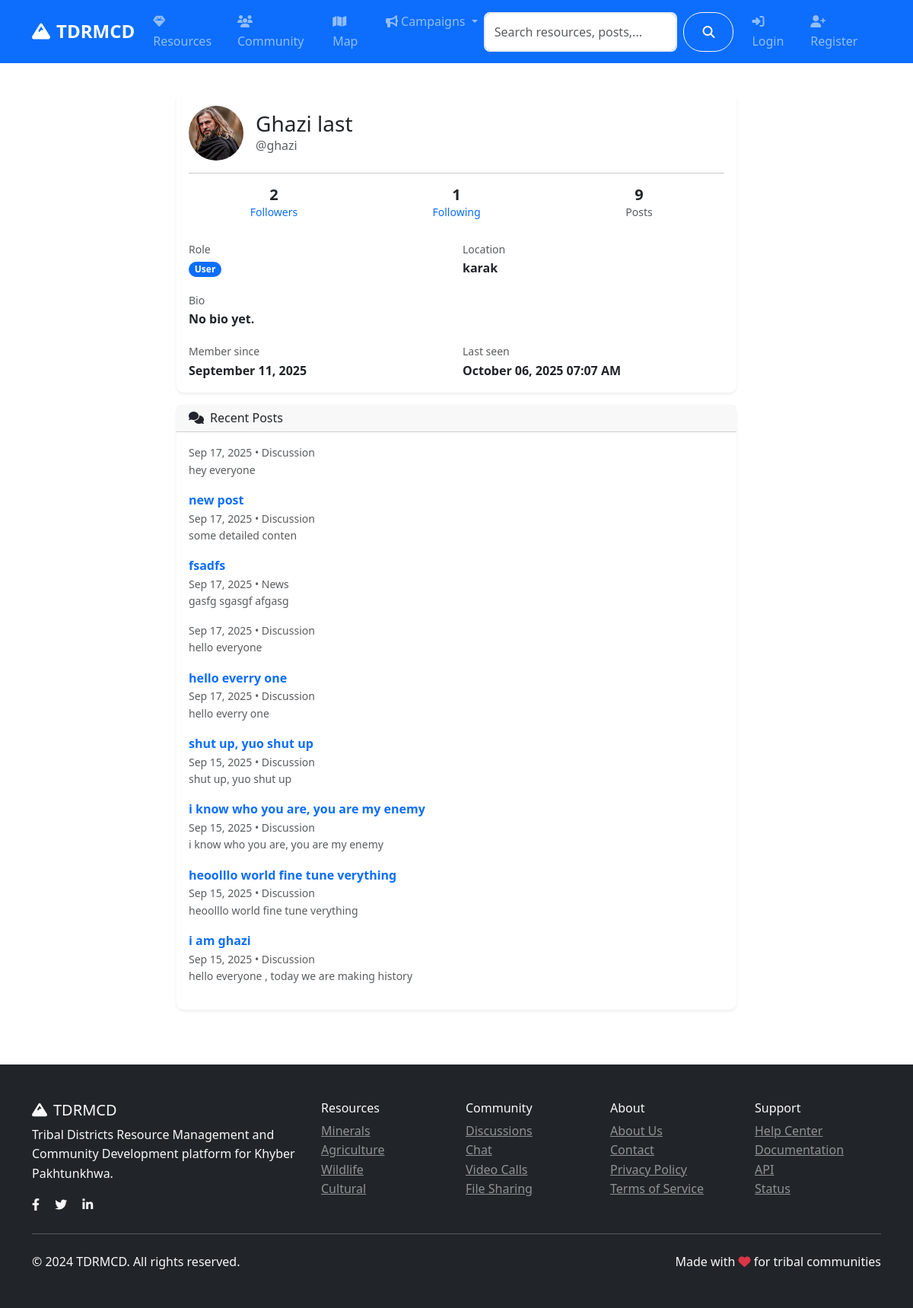
The app's page /auth/u/ghazi with its own data.
### models.py (models this page shows, shortened)
class User(UserMixin, db.Model):
    id = db.Column(db.Integer, primary_key=True)
    username = db.Column(db.String(80), unique=True, nullable=False)
    email = db.Column(db.String(120), unique=True, nullable=False)
    password_hash = db.Column(db.String(120), nullable=False)
    first_name = db.Column(db.String(50), nullable=False)
    last_name = db.Column(db.String(50), nullable=False)
    role = db.Column(db.String(20), default='user')  # user, admin, researcher
    location = db.Column(db.String(100))
    bio = db.Column(db.Text)
    avatar = db.Column(db.String(200), default='default.jpg')
    is_active = db.Column(db.Boolean, default=True)
    created_at = db.Column(db.DateTime, default=datetime.utcnow)
    last_seen = db.Column(db.DateTime, default=datetime.utcnow)
    resources = db.relationship('Resource', backref='author', lazy='dynamic')
    posts = db.relationship('CommunityPost', backref='author', lazy='dynamic')
    chat_messages = db.relationship('ChatMessage', backref='sender', lazy='dynamic')
    file_submissions = db.relationship(
        'FileSubmission',
        foreign_keys='FileSubmission.submitter_id',
        backref='submitter',
        lazy='dynamic'
    )
    reviewed_submissions = db.relationship(
        'FileSubmission',
        foreign_keys='FileSubmission.reviewed_by',
        backref='reviewer_user',
        lazy='dynamic'
    )
    notifications = db.relationship('Notification', backref='user', lazy='dynamic')
    following = db.relationship('Follow', foreign_keys='Follow.follower_id', backref='follower', lazy='dynamic')
    followers = db.relationship('Follow', foreign_keys='Follow.followed_id', backref='followed', lazy='dynamic')
    def get_full_name(self):
        return f"{self.first_name} {self.last_name}"
    def get_followers_count(self):
        return self.followers.count()
    def get_following_count(self):
        return self.following.count()

class CommunityPost(db.Model):
    id = db.Column(db.Integer, primary_key=True)
    title = db.Column(db.String(200), nullable=False)
    content = db.Column(db.Text, nullable=False)
    category = db.Column(db.String(50), nullable=False)  # discussion, question, announcement
    tags = db.Column(db.String(200))
    image_url = db.Column(db.String(200))
    likes = db.Column(db.Integer, default=0)
    views = db.Column(db.Integer, default=0)
    author_id = db.Column(db.Integer, db.ForeignKey('user.id'), nullable=False)
    created_at = db.Column(db.DateTime, default=datetime.utcnow)
    updated_at = db.Column(db.DateTime, default=datetime.utcnow, onupdate=datetime.utcnow)
    comments = db.relationship('Comment', backref='post', lazy='dynamic', cascade='all, delete-orphan')
    likes_relation = db.relationship('PostLike', backref='post', lazy='dynamic', cascade='all, delete-orphan')

### routes/auth.py (the view)
@auth_bp.route('/u/<string:username>')
def public_profile(username):
    user = User.query.filter_by(username=username).first_or_404()
    posts = CommunityPost.query.filter_by(author_id=user.id).order_by(desc(CommunityPost.created_at)).limit(10).all()
    return render_template('auth/public_profile.html', user=user, posts=posts)

### templates/auth/public_profile.html (shortened to what this page needs)
{% extends "base.html" %}
{% block content %}
<div class="container py-4">
    <div class="row justify-content-center">
        <div class="col-lg-8">
            <div class="card shadow-sm">
                <div class="card-body">
                    <div class="d-flex align-items-center justify-content-between mb-3">
                        <div class="d-flex align-items-center">
                            <div class="me-3">
                                {% if user.avatar and user.avatar != 'default.jpg' %}
                                <img src="{{ url_for('serve_uploaded_file', subdir='avatars', filename=user.avatar) }}" alt="Avatar" class="rounded-circle" style="width:72px;height:72px;object-fit:cover;">
                                {% else %}
                                <div class="avatar" style="width:72px;height:72px;font-size:1.25rem;">{{ user.first_name[0] if user.first_name else user.username[0] }}{{ user.last_name[0] if user.last_name else '' }}</div>
                                {% endif %}
                            </div>
                            <div>
                                <h3 class="mb-0">{{ user.get_full_name() }}</h3>
                                <div class="text-muted">@{{ user.username }}</div>
                            </div>
                        </div>
                    </div>
                    <hr>
                    <div class="row g-3 mb-4">
                        <div class="col-md-4 text-center">
                            <div class="fw-bold h5 mb-0">{{ user.get_followers_count() }}</div>
                            <div class="text-muted small">
                                <a href="{{ url_for('auth.user_followers', user_id=user.id) }}" class="text-decoration-none">Followers</a>
                            </div>
                        </div>
                        <div class="col-md-4 text-center">
                            <div class="fw-bold h5 mb-0">{{ user.get_following_count() }}</div>
                            <div class="text-muted small">
                                <a href="{{ url_for('auth.user_following', user_id=user.id) }}" class="text-decoration-none">Following</a>
                            </div>
                        </div>
                        <div class="col-md-4 text-center">
                            <div class="fw-bold h5 mb-0">{{ user.posts.count() }}</div>
                            <div class="text-muted small">Posts</div>
                        </div>
                    </div>
                    <div class="row g-3">
                        <div class="col-md-6">
                            <label class="text-muted small">Role</label>
                            <div class="fw-semibold"><span class="badge bg-primary">{{ user.role.title() }}</span></div>
                        </div>
                        <div class="col-md-6">
                            <label class="text-muted small">Location</label>
                            <div class="fw-semibold">{{ user.location or '—' }}</div>
                        </div>
                        <div class="col-12">
                            <label class="text-muted small">Bio</label>
                            <div class="fw-semibold">{{ user.bio or 'No bio yet.' }}</div>
                        </div>
                        <div class="col-md-6">
                            <label class="text-muted small">Member since</label>
                            <div class="fw-semibold">{{ user.created_at.strftime('%B %d, %Y') }}</div>
                        </div>
                        <div class="col-md-6">
                            <label class="text-muted small">Last seen</label>
                            <div class="fw-semibold">{{ user.last_seen.strftime('%B %d, %Y %I:%M %p') }}</div>
                        </div>
                    </div>
                </div>
            </div>
            {% if posts %}
            <div class="card shadow-sm mt-3">
                <div class="card-header d-flex justify-content-between align-items-center">
                    <h6 class="mb-0"><i class="fas fa-comments me-2"></i>Recent Posts</h6>
                </div>
                <div class="card-body">
                    {% for p in posts %}
                    <div class="mb-3">
                        <a class="text-decoration-none" href="{{ url_for('community.post_detail', id=p.id) }}">
                            <strong>{{ p.title }}</strong>
                        </a>
                        <div class="text-muted small">{{ p.created_at.strftime('%b %d, %Y') }} • {{ p.category.title() }}</div>
                        <div class="small text-muted">{{ p.content[:120] }}{% if p.content|length > 120 %}...{% endif %}</div>
                    </div>
                    {% endfor %}
                </div>
            </div>
            {% endif %}
        </div>
    </div>
</div>
{% endblock %}

### static/css/style.css (style rules this page uses)
:root { --primary-color: #007bff; --secondary-color: #6c757d; --success-color: #28a745; --info-color: #17a2b8; --warning-color: #ffc107; --danger-color: #dc3545; --light-color: #f8f9fa; --dark-color: #343a40; }
body { font-family: 'Segoe UI', Tahoma, Geneva, Verdana, sans-serif; line-height: 1.6; }
.card { border: none; border-radius: 10px; transition: all 0.3s ease; }
.badge { font-size: 0.75rem; padding: 0.35em 0.65em; border-radius: 15px; }

### records on screen
User: avatar (picture), get_full_name "Ghazi last", username "ghazi", role "User", location "karak", bio "No bio yet.", created_at "September 11, 2025", last_seen "October 06, 2025 07:07 AM"
CommunityPost: created_at "Sep 17, 2025", category "Discussion", content "hey everyone"
CommunityPost: title "new post", created_at "Sep 17, 2025", category "Discussion", content "some detailed conten"
CommunityPost: title "fsadfs", created_at "Sep 17, 2025", category "News", content "gasfg sgasgf afgasg"
CommunityPost: created_at "Sep 17, 2025", category "Discussion", content "hello everyone"
CommunityPost: title "hello everry one", created_at "Sep 17, 2025", category "Discussion", content "hello everry one"
CommunityPost: title "shut up, yuo shut up", created_at "Sep 15, 2025", category "Discussion", content "shut up, yuo shut up"
CommunityPost: title "i know who you are, you are my enemy", created_at "Sep 15, 2025", category "Discussion", content "i know who you are, you are my enemy"
CommunityPost: title "heoolllo world fine tune verything", created_at "Sep 15, 2025", category "Discussion", content "heoolllo world fine tune verything"
CommunityPost: title "i am ghazi", created_at "Sep 15, 2025", category "Discussion", content "hello everyone , today we are making history"

### other values on screen
{{ user.get_followers_count() }} "2"
{{ user.get_following_count() }} "1"
{{ user.posts.count() }} "9"
